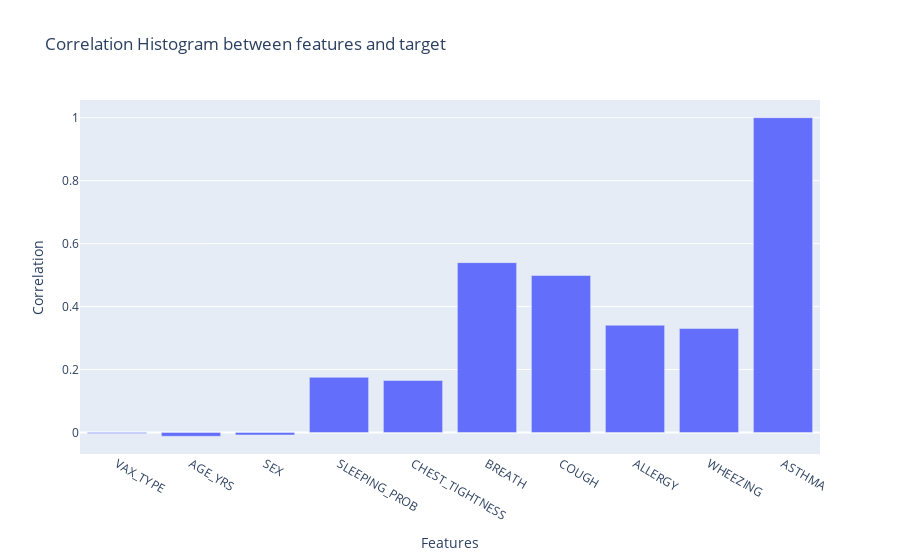

Notebook code for this chart:
### Code cell
# The correlation of each variable with the target variable (Asthma)
fig = go.Figure()
corr_target = data_dict['A'].corr()["ASTHMA"]
fig.add_trace(go.Bar(x=corr_target.index, y=corr_target.values))
fig.update_layout(title="Correlation Histogram between features and target", 
                  xaxis_title='Features', yaxis_title='Correlation', barmode='group')
fig.show()

### Figure 1 — Plotly figure (JSON) as saved in the notebook; plotly's stock layout.template omitted (floating-point values rounded to 4 significant figures)
{"data": [{"type": "bar", "x": ["VAX_TYPE", "AGE_YRS", "SEX", "SLEEPING_PROB", "CHEST_TIGHTNESS", "BREATH", "COUGH", "ALLERGY", "WHEEZING", "ASTHMA"], "y": [-0.003231, -0.01209, -0.007826, 0.1753, 0.1652, 0.5396, 0.4986, 0.3407, 0.3303, 1]}], "layout": {"barmode": "group", "title": {"text": "Correlation Histogram between features and target"}, "xaxis": {"title": {"text": "Features"}}, "yaxis": {"title": {"text": "Correlation"}}}}
